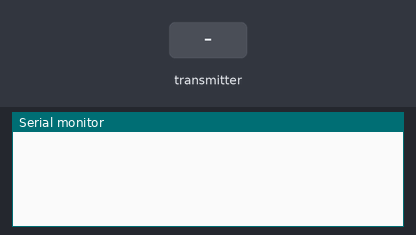
The sketch below on a simulated ESP32. Parts: the last lines printed to the serial monitor. The inputs (shaded band) are chosen by the test bench.

Above: at 1.2 s.
1.3 s: the transmitter starts sending b = 0
At 1.66 s:
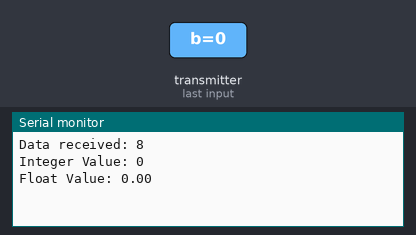
2.8 s: the transmitter starts sending c = 25
At 3.16 s:
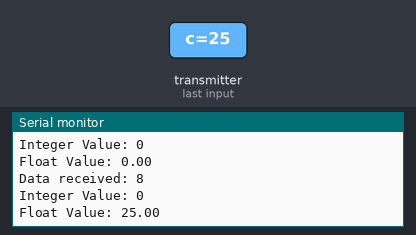
4.3 s: the transmitter starts sending b = 1024
5.8 s: the transmitter starts sending c = 50
At 6.16 s:
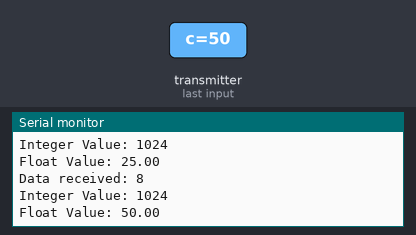
Timing chart, 0 to 8.3 s (numbered marks = the images above; inputs shaded):
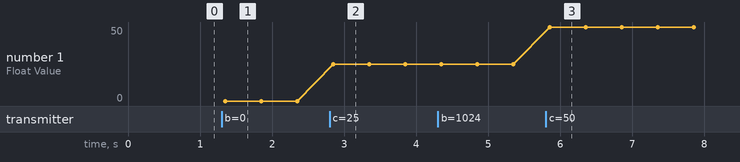

Measured:
- after the input at 1.3 s, the serial monitor: prints a new line after 0.05 s (image 1)
- after the input at 2.8 s, the serial monitor: prints a new line after 0.05 s (image 2)
- after the input at 5.8 s, the serial monitor: prints a new line after 0.05 s (image 3)
- plotted number 1: 0 → 25 after the input at 2.8 s, 25 → 50 after the input at 5.8 s

The sketch:

esp_resv.ino
```cpp
#include <esp_now.h>
#include <WiFi.h>

// Define a data structure
typedef struct struct_message {
	int b;
	float c;
} struct_message;


// Create a structure object
struct_message myData;

// callback function executed when data is received.
void OnDataRecv(const uint8_t *mac, const uint8_t *incomingData, int len) {
	memcpy(&myData, incomingData, sizeof(myData));
	Serial.print("Data received: ");
	Serial.println(len);
	Serial.print("Integer Value: ");
	Serial.println(myData.b);
	Serial.print("Float Value: ");
	Serial.println(myData.c);
	Serial.println();
}

void setup() {
	Serial.begin(115200);

	WiFi.mode(WIFI_STA);

	if (esp_now_init() != ESP_OK) {
	  Serial.println("Error initializing ESP-NOW");
	  return;
	}

	esp_now_register_recv_cb(OnDataRecv);
}


void loop() {
}
```
